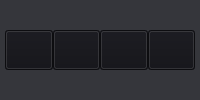
             <widget class="QWidget" name="productAction_widget_0" native="true">
              <property name="sizePolicy">
               <sizepolicy hsizetype="Expanding" vsizetype="Expanding">
                <horstretch>0</horstretch>
                <verstretch>0</verstretch>
               </sizepolicy>
              </property>
              <property name="styleSheet">
               <string notr="true">background-color:rgb(53, 54, 59);</string>
              </property>
              <layout class="QGridLayout" name="gridLayout_8">
               <property name="leftMargin">
                <number>5</number>
               </property>
               <property name="topMargin">
                <number>5</number>
               </property>
               <property name="rightMargin">
                <number>5</number>
               </property>
               <property name="bottomMargin">
                <number>5</number>
               </property>
               <property name="spacing">
                <number>0</number>
               </property>
               <item row="0" column="0">
                <layout class="QHBoxLayout" name="horizontalLayout_12">
                 <property name="spacing">
                  <number>0</number>
                 </property>
                 <property name="sizeConstraint">
                  <enum>QLayout::SizeConstraint::SetDefaultConstraint</enum>
                 </property>
                 <property name="topMargin">
                  <number>0</number>
                 </property>
                 <property name="bottomMargin">
                  <number>0</number>
                 </property>
                 <item>
                  <widget class="QPushButton" name="pushButton_41">
                   <property name="sizePolicy">
                    <sizepolicy hsizetype="Expanding" vsizetype="Fixed">
                     <horstretch>0</horstretch>
                     <verstretch>0</verstretch>
                    </sizepolicy>
                   </property>
                   <property name="minimumSize">
                    <size>
                     <width>40</width>
                     <height>40</height>
                    </size>
                   </property>
                   <property name="maximumSize">
                    <size>
                     <width>60</width>
                     <height>40</height>
                    </size>
                   </property>
                   <property name="styleSheet">
                    <string notr="true">background-color: rgb(18, 18, 23);
padding: 5px;
color:rgb(255, 255, 255);</string>
                   </property>
                   <property name="icon">
                    <iconset theme="QIcon::ThemeIcon::EditFind"/>
                   </property>
                   <property name="iconSize">
                    <size>
                     <width>24</width>
                     <height>24</height>
                    </size>
                   </property>
                  </widget>
                 </item>
                 <item>
                  <widget class="QPushButton" name="pushButton_42">
                   <property name="sizePolicy">
                    <sizepolicy hsizetype="Expanding" vsizetype="Fixed">
                     <horstretch>0</horstretch>
                     <verstretch>0</verstretch>
                    </sizepolicy>
                   </property>
                   <property name="minimumSize">
                    <size>
                     <width>30</width>
                     <height>30</height>
                    </size>
                   </property>
                   <property name="maximumSize">
                    <size>
                     <width>60</width>
                     <height>40</height>
                    </size>
                   </property>
                   <property name="styleSheet">
                    <string notr="true">background-color: rgb(18, 18, 23);
padding: 5px;
color:rgb(255, 255, 255);</string>
                   </property>
                   <property name="text">
                    <string/>
                   </property>
                   <property name="icon">
                    <iconset theme="QIcon::ThemeIcon::CameraPhoto"/>
                   </property>
                   <property name="iconSize">
                    <size>
                     <width>24</width>
                     <height>24</height>
                    </size>
                   </property>
                  </widget>
                 </item>
                 <item>
                  <widget class="QPushButton" name="pushButton_43">
                   <property name="sizePolicy">
                    <sizepolicy hsizetype="Expanding" vsizetype="Expanding">
                     <horstretch>0</horstretch>
                     <verstretch>0</verstretch>
                    </sizepolicy>
                   </property>
                   <property name="minimumSize">
                    <size>
                     <width>30</width>
                     <height>30</height>
                    </size>
                   </property>
                   <property name="maximumSize">
                    <size>
                     <width>60</width>
                     <height>40</height>
                    </size>
                   </property>
                   <property name="styleSheet">
                    <string notr="true">background-color: rgb(18, 18, 23);
padding: 5px;
color:rgb(255, 255, 255);</string>
                   </property>
                   <property name="text">
                    <string/>
                   </property>
                   <property name="icon">
                    <iconset theme="QIcon::ThemeIcon::EditDelete"/>
                   </property>
                   <property name="iconSize">
                    <size>
                     <width>24</width>
                     <height>24</height>
                    </size>
                   </property>
                  </widget>
                 </item>
                 <item>
                  <widget class="QPushButton" name="pushButton_44">
                   <property name="sizePolicy">
                    <sizepolicy hsizetype="Expanding" vsizetype="Expanding">
                     <horstretch>0</horstretch>
                     <verstretch>0</verstretch>
                    </sizepolicy>
                   </property>
                   <property name="minimumSize">
                    <size>
                     <width>30</width>
                     <height>30</height>
                    </size>
                   </property>
                   <property name="maximumSize">
                    <size>
                     <width>60</width>
                     <height>40</height>
                    </size>
                   </property>
                   <property name="styleSheet">
                    <string notr="true">background-color: rgb(18, 18, 23);
padding: 5px;
color:rgb(255, 255, 255);</string>
                   </property>
                   <property name="text">
                    <string/>
                   </property>
                   <property name="icon">
                    <iconset theme="QIcon::ThemeIcon::MailMessageNew"/>
                   </property>
                   <property name="iconSize">
                    <size>
                     <width>24</width>
                     <height>24</height>
                    </size>
                   </property>
                  </widget>
                 </item>
                </layout>
               </item>
              </layout>
             </widget>
